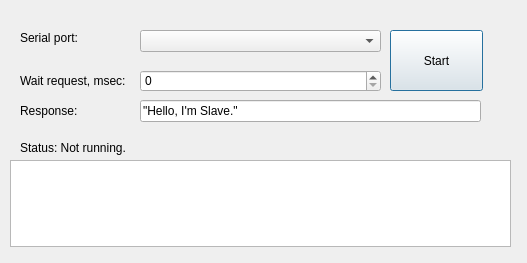
<?xml version="1.0" encoding="UTF-8"?>
<ui version="4.0">
 <class>Dialog</class>
 <widget class="QDialog" name="Dialog">
  <property name="geometry">
   <rect>
    <x>0</x>
    <y>0</y>
    <width>527</width>
    <height>263</height>
   </rect>
  </property>
  <property name="windowTitle">
   <string>Dialog</string>
  </property>
  <widget class="QSpinBox" name="m_waitRequestSpinBox">
   <property name="geometry">
    <rect>
     <x>140</x>
     <y>70</y>
     <width>241</width>
     <height>22</height>
    </rect>
   </property>
  </widget>
  <widget class="QPushButton" name="m_runButton">
   <property name="geometry">
    <rect>
     <x>390</x>
     <y>30</y>
     <width>93</width>
     <height>61</height>
    </rect>
   </property>
   <property name="text">
    <string>Start</string>
   </property>
  </widget>
  <widget class="QLabel" name="m_responseLabel">
   <property name="geometry">
    <rect>
     <x>20</x>
     <y>100</y>
     <width>81</width>
     <height>21</height>
    </rect>
   </property>
   <property name="text">
    <string>Response:</string>
   </property>
  </widget>
  <widget class="QLabel" name="m_statusLabel">
   <property name="geometry">
    <rect>
     <x>20</x>
     <y>140</y>
     <width>261</width>
     <height>16</height>
    </rect>
   </property>
   <property name="text">
    <string>Status: Not running.</string>
   </property>
  </widget>
  <widget class="QLabel" name="m_waitRequestLabel">
   <property name="geometry">
    <rect>
     <x>20</x>
     <y>70</y>
     <width>141</width>
     <height>21</height>
    </rect>
   </property>
   <property name="text">
    <string>Wait request, msec:</string>
   </property>
  </widget>
  <widget class="QLabel" name="m_serialPortLabel">
   <property name="geometry">
    <rect>
     <x>20</x>
     <y>30</y>
     <width>91</width>
     <height>16</height>
    </rect>
   </property>
   <property name="text">
    <string>Serial port:</string>
   </property>
  </widget>
  <widget class="QLineEdit" name="m_responseLineEdit">
   <property name="geometry">
    <rect>
     <x>140</x>
     <y>100</y>
     <width>341</width>
     <height>22</height>
    </rect>
   </property>
   <property name="text">
    <string>&quot;Hello, I'm Slave.&quot;</string>
   </property>
  </widget>
  <widget class="QComboBox" name="m_serialPortComboBox">
   <property name="geometry">
    <rect>
     <x>140</x>
     <y>30</y>
     <width>241</width>
     <height>22</height>
    </rect>
   </property>
  </widget>
  <widget class="QTextEdit" name="m_trafficLabel">
   <property name="geometry">
    <rect>
     <x>10</x>
     <y>160</y>
     <width>501</width>
     <height>87</height>
    </rect>
   </property>
  </widget>
 </widget>
 <resources/>
 <connections/>
</ui>
